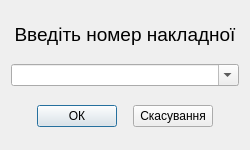
<?xml version="1.0" encoding="UTF-8"?>
<ui version="4.0">
 <class>MailingSearch</class>
 <widget class="QDialog" name="MailingSearch">
  <property name="geometry">
   <rect>
    <x>0</x>
    <y>0</y>
    <width>250</width>
    <height>150</height>
   </rect>
  </property>
  <property name="windowTitle">
   <string>Пошук відправлення</string>
  </property>
  <layout class="QVBoxLayout" name="verticalLayout">
   <item>
    <spacer name="verticalSpacer_3">
     <property name="orientation">
      <enum>Qt::Vertical</enum>
     </property>
     <property name="sizeHint" stdset="0">
      <size>
       <width>20</width>
       <height>40</height>
      </size>
     </property>
    </spacer>
   </item>
   <item>
    <widget class="QLabel" name="l_enterMailingID">
     <property name="font">
      <font>
       <pointsize>14</pointsize>
      </font>
     </property>
     <property name="text">
      <string>Введіть номер накладної</string>
     </property>
     <property name="alignment">
      <set>Qt::AlignCenter</set>
     </property>
     <property name="wordWrap">
      <bool>true</bool>
     </property>
    </widget>
   </item>
   <item>
    <spacer name="verticalSpacer">
     <property name="orientation">
      <enum>Qt::Vertical</enum>
     </property>
     <property name="sizeType">
      <enum>QSizePolicy::Expanding</enum>
     </property>
     <property name="sizeHint" stdset="0">
      <size>
       <width>20</width>
       <height>40</height>
      </size>
     </property>
    </spacer>
   </item>
   <item>
    <widget class="QComboBox" name="cmb_MailingID">
     <property name="editable">
      <bool>true</bool>
     </property>
    </widget>
   </item>
   <item>
    <spacer name="verticalSpacer_2">
     <property name="orientation">
      <enum>Qt::Vertical</enum>
     </property>
     <property name="sizeHint" stdset="0">
      <size>
       <width>20</width>
       <height>40</height>
      </size>
     </property>
    </spacer>
   </item>
   <item>
    <layout class="QHBoxLayout" name="horizontalLayout">
     <item>
      <spacer name="horizontalSpacer_2">
       <property name="orientation">
        <enum>Qt::Horizontal</enum>
       </property>
       <property name="sizeHint" stdset="0">
        <size>
         <width>40</width>
         <height>20</height>
        </size>
       </property>
      </spacer>
     </item>
     <item>
      <widget class="QPushButton" name="pb_OK">
       <property name="text">
        <string>ОК</string>
       </property>
       <property name="default">
        <bool>true</bool>
       </property>
      </widget>
     </item>
     <item>
      <spacer name="horizontalSpacer">
       <property name="orientation">
        <enum>Qt::Horizontal</enum>
       </property>
       <property name="sizeType">
        <enum>QSizePolicy::Fixed</enum>
       </property>
       <property name="sizeHint" stdset="0">
        <size>
         <width>10</width>
         <height>20</height>
        </size>
       </property>
      </spacer>
     </item>
     <item>
      <widget class="QPushButton" name="pb_cancel">
       <property name="text">
        <string>Скасування</string>
       </property>
      </widget>
     </item>
     <item>
      <spacer name="horizontalSpacer_3">
       <property name="orientation">
        <enum>Qt::Horizontal</enum>
       </property>
       <property name="sizeHint" stdset="0">
        <size>
         <width>40</width>
         <height>20</height>
        </size>
       </property>
      </spacer>
     </item>
    </layout>
   </item>
   <item>
    <spacer name="verticalSpacer_4">
     <property name="orientation">
      <enum>Qt::Vertical</enum>
     </property>
     <property name="sizeHint" stdset="0">
      <size>
       <width>20</width>
       <height>40</height>
      </size>
     </property>
    </spacer>
   </item>
  </layout>
 </widget>
 <resources/>
 <connections/>
</ui>
